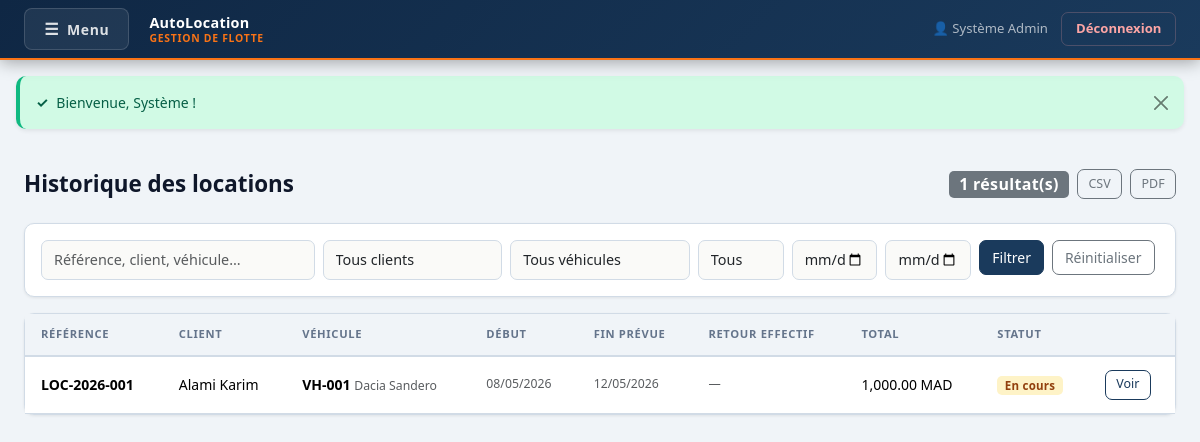
The app's page /historique/index.php (signed in) with its own data.
### tables this page shows
CREATE TABLE IF NOT EXISTS `reservations` (
  `id`                   INT(11)       NOT NULL AUTO_INCREMENT,
  `reference`            VARCHAR(30)   DEFAULT NULL,
  `client_id`            INT(11)       NOT NULL,
  `vehicle_id`           INT(11)       NOT NULL,
  `statut`               ENUM('en attente','confirmée','en cours','terminée','annulée') DEFAULT 'en attente',
  `date_debut`           DATETIME      NOT NULL,
  `date_fin_prevue`      DATETIME      NOT NULL,
  `date_retour_effectif` DATETIME      DEFAULT NULL,
  `lieu_depart`          VARCHAR(150)  DEFAULT NULL,
  `lieu_retour`          VARCHAR(150)  DEFAULT NULL,
  `km_depart`            INT(11)       DEFAULT NULL,
  `km_retour`            INT(11)       DEFAULT NULL,
  `prix_jour`            DECIMAL(10,2) DEFAULT NULL,
  `nb_jours`             INT(11)       DEFAULT NULL,
  `caution`              DECIMAL(10,2) DEFAULT 0.00,
  `montant_total`        DECIMAL(10,2) DEFAULT NULL,
  `frais_extra`          DECIMAL(10,2) DEFAULT 0.00,
  `commentaire`          TEXT          DEFAULT NULL,
  `created_by`           INT(11)       DEFAULT NULL,
  `created_at`           TIMESTAMP     NOT NULL DEFAULT CURRENT_TIMESTAMP,
  PRIMARY KEY (`id`),
  UNIQUE KEY `reference` (`reference`),
  KEY `client_id` (`client_id`),
  KEY `vehicle_id` (`vehicle_id`),
  KEY `created_by` (`created_by`),
  CONSTRAINT `res_client_fk`  FOREIGN KEY (`client_id`)  REFERENCES `clients`(`id`),
  CONSTRAINT `res_vehicle_fk` FOREIGN KEY (`vehicle_id`) REFERENCES `vehicles`(`id`),
  CONSTRAINT `res_user_fk`    FOREIGN KEY (`created_by`) REFERENCES `users`(`id`) ON DELETE SET NULL
);

CREATE TABLE IF NOT EXISTS `clients` (
  `id`                INT(11)      NOT NULL AUTO_INCREMENT,
  `nom`               VARCHAR(100) NOT NULL,
  `prenom`            VARCHAR(100) NOT NULL,
  `email`             VARCHAR(150) DEFAULT NULL,
  `telephone`         VARCHAR(20)  DEFAULT NULL,
  `adresse`           TEXT         DEFAULT NULL,
  `cin`               VARCHAR(30)  DEFAULT NULL,
  `permis_numero`     VARCHAR(50)  DEFAULT NULL,
  `permis_categorie`  VARCHAR(20)  DEFAULT 'B',
  `permis_expiration` DATE         DEFAULT NULL,
  `type_client`       ENUM('particulier','entreprise') DEFAULT 'particulier',
  `entreprise`        VARCHAR(150) DEFAULT NULL,
  `statut`            ENUM('actif','suspendu','liste_noire') DEFAULT 'actif',
  `notes`             TEXT         DEFAULT NULL,
  `created_at`        TIMESTAMP    NOT NULL DEFAULT CURRENT_TIMESTAMP,
  PRIMARY KEY (`id`),
  UNIQUE KEY `cin` (`cin`)
);

CREATE TABLE IF NOT EXISTS `vehicles` (
  `id`                    INT(11)        NOT NULL AUTO_INCREMENT,
  `numero`                VARCHAR(50)    NOT NULL,
  `immatriculation`       VARCHAR(20)    DEFAULT NULL,
  `marque`                VARCHAR(100)   DEFAULT NULL,
  `modele`                VARCHAR(100)   DEFAULT NULL,
  `annee`                 INT(11)        DEFAULT NULL,
  `couleur`               VARCHAR(50)    DEFAULT NULL,
  `nb_places`             INT(11)        DEFAULT 5,
  `categorie`             ENUM('économique','berline','SUV','premium','utilitaire') DEFAULT 'berline',
  `kilometrage`           INT(11)        DEFAULT 0,
  `statut`                ENUM('disponible','loué','maintenance','indisponible') DEFAULT 'disponible',
  `prix_jour`             DECIMAL(10,2)  DEFAULT 0.00,
  `caution`               DECIMAL(10,2)  DEFAULT 0.00,
  `type_vidange`          VARCHAR(100)   DEFAULT NULL,
  `intervalle_vidange`    INT(11)        DEFAULT 10000,
  `derniere_vidange_km`   INT(11)        DEFAULT NULL,
  `date_derniere_vidange` DATE           DEFAULT NULL,
  `created_at`            TIMESTAMP      NOT NULL DEFAULT CURRENT_TIMESTAMP,
  PRIMARY KEY (`id`),
  UNIQUE KEY `numero` (`numero`)
);

### historique/index.php (the view, shortened to what this page needs)
<?php
$db   = new Database();
$conn = $db->getConnection();
$search     = trim($_GET['q']          ?? '');
$from       = $_GET['from'] ?? '';
$to         = $_GET['to']   ?? '';
$sql = "
    SELECT r.*,
           c.nom AS client_nom, c.prenom AS client_prenom,
           v.numero AS vehicle_numero, v.marque, v.modele
    FROM reservations r
    JOIN clients c ON r.client_id = c.id
    JOIN vehicles v ON r.vehicle_id = v.id
    WHERE 1=1
";
$params = [];
$sql .= " ORDER BY r.created_at DESC";
$stmt = $conn->prepare($sql);
$stmt->execute($params);
$reservations = $stmt->fetchAll();
$rBadge = [
    'en attente' => 'bg-secondary',
    'confirmée'  => 'bg-primary',
    'en cours'   => 'badge-encours',
    'terminée'   => 'badge-terminee',
    'annulée'    => 'badge-annulee',
];
?>
<!DOCTYPE html>
<html lang="fr">
<head>
  <link href="https://cdn.jsdelivr.net/npm/bootstrap@5.3.3/dist/css/bootstrap.min.css" rel="stylesheet">
  <link href="/location/style.css" rel="stylesheet">
</head>
<body>
<?php include "../includes/navbar.php"; ?>
<?php include "../includes/flash.php"; ?>
<div class="container-fluid px-4 py-4">
  <div class="page-header">
    <h1 class="page-title">Historique des locations</h1>
    <div class="d-flex gap-2 align-items-center">
      <span class="badge bg-secondary fs-6"><?= count($reservations) ?> résultat(s)</span>
      <a href="/location/export/reservations-csv.php?statut=terminée" class="btn btn-outline-secondary btn-sm">CSV</a>
      <a href="/location/export/reservations-pdf.php?statut=terminée" class="btn btn-outline-secondary btn-sm" target="_blank">PDF</a>
    </div>
  </div>
  <div class="card mb-3">
    <div class="card-body">
      <form method="GET" class="row g-2">
        <div class="col-md-3">
          <input type="text" name="q" class="form-control" placeholder="Référence, client, véhicule…" value="<?= htmlspecialchars($search) ?>">
        </div>
        <div class="col-md-2">
          <select name="client_id" class="form-select">
            <option value="">Tous clients</option>
          </select>
        </div>
        <div class="col-md-2">
          <select name="vehicle_id" class="form-select">
            <option value="">Tous véhicules</option>
          </select>
        </div>
        <div class="col-md-1">
          <select name="statut" class="form-select">
            <option value="">Tous</option>
          </select>
        </div>
        <div class="col-md-1">
          <input type="date" name="from" class="form-control" value="<?= $from ?>">
        </div>
        <div class="col-md-1">
          <input type="date" name="to" class="form-control" value="<?= $to ?>">
        </div>
        <div class="col-auto">
          <button class="btn btn-primary">Filtrer</button>
          <a href="index.php" class="btn btn-outline-secondary ms-1">Réinitialiser</a>
        </div>
      </form>
    </div>
  </div>
  <div class="card">
    <div class="card-body p-0">
      <?php if (empty($reservations)): ?>
        <div class="empty-state">
          <span class="empty-icon">📋</span>
          <p>Aucune location trouvée</p>
        </div>
      <?php else: ?>
      <div class="table-responsive">
        <table class="table table-hover mb-0">
          <thead class="table-light">
            <tr>
              <th>Référence</th>
              <th>Client</th>
              <th>Véhicule</th>
              <th>Début</th>
              <th>Fin prévue</th>
              <th>Retour effectif</th>
              <th>Total</th>
              <th>Statut</th>
              <th></th>
            </tr>
          </thead>
          <tbody>
          <?php foreach ($reservations as $r): ?>
            <tr>
              <td class="fw-semibold"><?= htmlspecialchars($r['reference']) ?></td>
              <td><?= htmlspecialchars($r['client_nom'] . ' ' . $r['client_prenom']) ?></td>
              <td>
                <strong><?= htmlspecialchars($r['vehicle_numero']) ?></strong>
                <span class="text-muted small"> <?= htmlspecialchars($r['marque'] . ' ' . $r['modele']) ?></span>
              </td>
              <td class="text-muted small"><?= date('d/m/Y', strtotime($r['date_debut'])) ?></td>
              <td class="text-muted small"><?= date('d/m/Y', strtotime($r['date_fin_prevue'])) ?></td>
              <td class="text-muted small">
                <?= $r['date_retour_effectif'] ? date('d/m/Y', strtotime($r['date_retour_effectif'])) : '—' ?>
              </td>
              <td><?= $r['montant_total'] ? number_format($r['montant_total'], 2) . ' MAD' : '—' ?></td>
              <td><span class="badge <?= $rBadge[$r['statut']] ?? 'bg-secondary' ?>"><?= ucfirst($r['statut']) ?></span></td>
              <td><a href="/location/reservations/view.php?id=<?= $r['id'] ?>" class="btn btn-sm btn-outline-primary">Voir</a></td>
            </tr>
          <?php endforeach; ?>
          </tbody>
        </table>
      </div>
      <?php endif; ?>
    </div>
  </div>
</div>
</body>
</html>

### style.css (style rules this page uses)
:root { --primary: #1a3a5c; --primary-dark: #102640; --accent: #f97316; --accent-dark: #ea6c0a; --danger: #dc2626; --danger-dark: #b91c1c; --bg: #f0f4f8; --surface: #ffffff; --border: #d1dbe6; --text: #0f172a; --text-muted: #64748b; --nav-bg: #0f2744; --radius: 10px; --shadow-sm: 0 1px 3px rgba(0,0,0,.08); --shadow: 0 4px 12px rgba(0,0,0,.1); --shadow-lg: 0 8px 28px rgba(0,0,0,.13); --transition: .2s ease; }
*, *::before, *::after { box-sizing: border-box; }
body { background: var(--bg); font-family: 'Segoe UI', system-ui, -apple-system, sans-serif; color: var(--text); font-size: .925rem; min-height: 100vh; }
.page-header { display: flex; align-items: center; justify-content: space-between; margin-bottom: 1.5rem; }
.page-title { font-size: 1.4rem; font-weight: 700; margin: 0; color: var(--text); }
.card { border: 1px solid var(--border); border-radius: var(--radius); box-shadow: var(--shadow-sm); background: var(--surface); }
.table { margin: 0; font-size: .875rem; }
.table thead th { background: #f0f4f8; color: var(--text-muted); font-size: .7rem; font-weight: 700; text-transform: uppercase; letter-spacing: .06em; border-bottom: 2px solid var(--border); padding: .75rem 1rem; white-space: nowrap; }
.table td { padding: .8rem 1rem; vertical-align: middle; border-color: var(--border); }
.badge { padding: .35em .65em; font-size: .72rem; font-weight: 600; border-radius: 5px; letter-spacing: .02em; }
.badge-encours { background: #fef3c7; color: #92400e; }
.btn { font-weight: 500; border-radius: 7px; transition: all var(--transition); font-size: .875rem; }
.btn-primary { background: var(--primary); border-color: var(--primary); color: #fff; }
.btn-outline-primary { border-color: var(--primary); color: var(--primary); }
.btn-sm { font-size: .78rem; padding: .3rem .65rem; }
.form-control, .form-select { border-radius: 7px; border-color: var(--border); font-size: .9rem; padding: .5rem .75rem; transition: border-color var(--transition), box-shadow var(--transition); background: #fafaf8; }
.card { animation: fadeInUp .35s ease both; }
.page-header { animation: fadeInUp .3s ease both; }
tbody tr { animation: rowFadeIn .22s ease both; animation-delay: calc(var(--i, 0) * 50ms); }
.badge-encours, .badge-pulse { animation: badgeGlow 2s infinite; }
.form-control, .form-select { transition: border-color .2s ease, box-shadow .2s ease, background .2s ease; }

### records on screen
reservations: reference "LOC-2026-001", client.prenom "Alami Karim", vehicle.numero "VH-001", vehicle.modele "Dacia Sandero", date_debut "08/05/2026", date_fin_prevue "12/05/2026", montant_total "1,000.00", statut "En cours"

### other values on screen
$_SESSION['user_nom'] "Système Admin"
$icon "✓"
$f['msg'] "Bienvenue, Système !"
count($reservations) "1"
